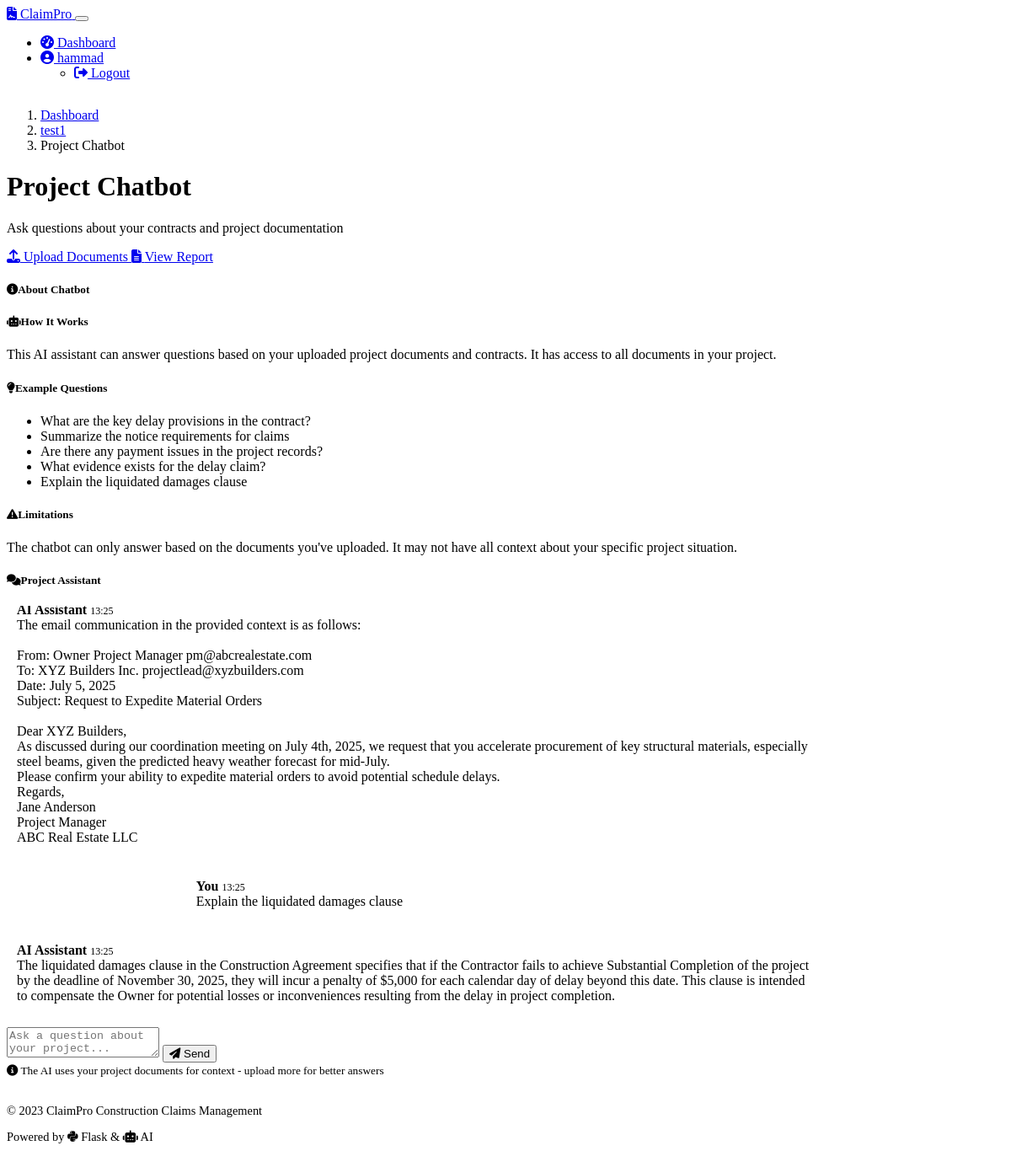
Page /project/2/chat (signed in) on the earlier database version.
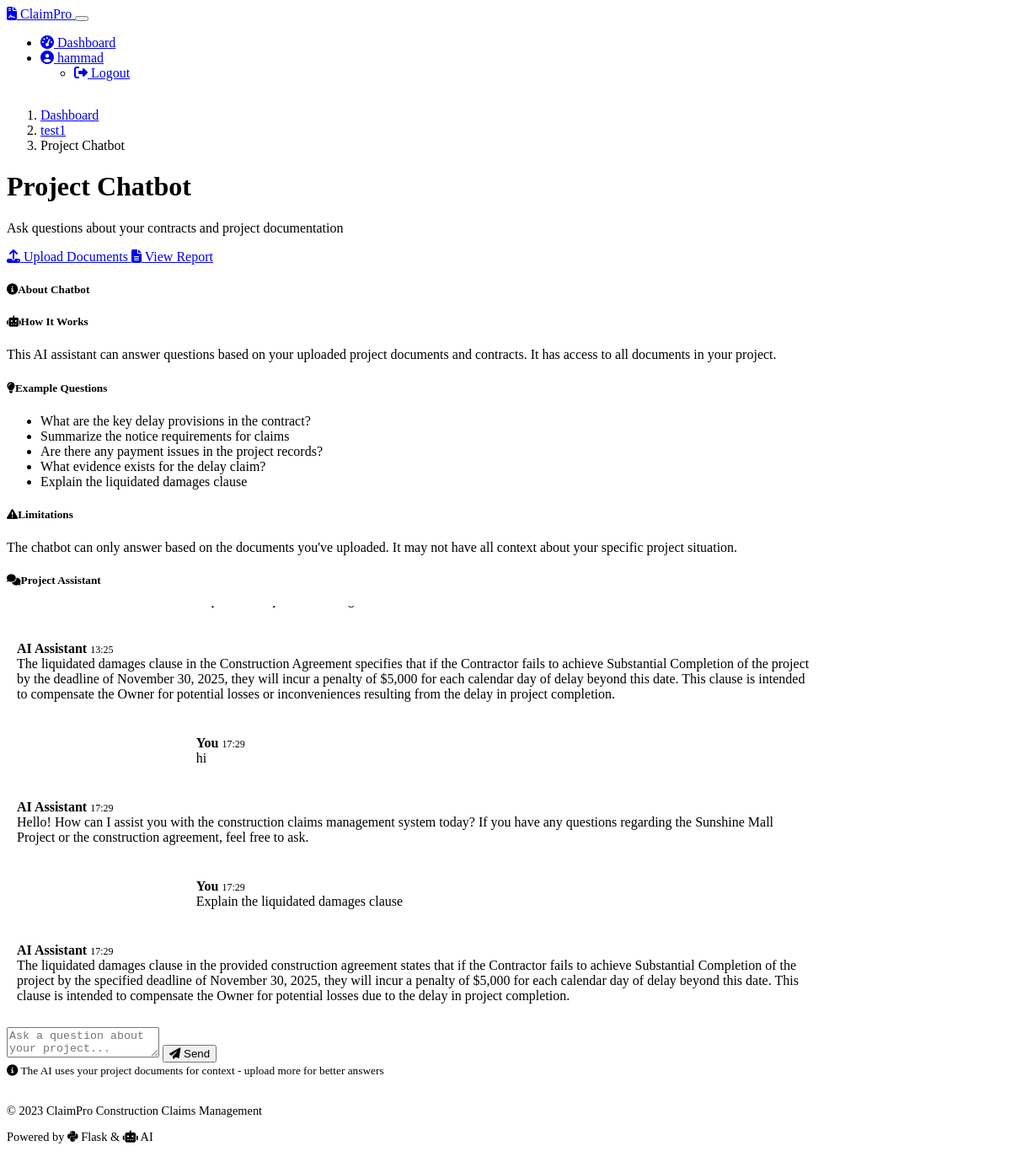
Same page on the later database version.
### models.py (models this page shows, shortened)
class User(UserMixin, db.Model):
    id = db.Column(db.Integer, primary_key=True)
    username = db.Column(db.String(64), unique=True, nullable=False)
    email = db.Column(db.String(120), unique=True, nullable=False)
    password_hash = db.Column(db.String(256), nullable=False)
    projects = db.relationship('Project', backref='user', lazy=True, cascade="all, delete-orphan")

class Project(db.Model):
    id = db.Column(db.Integer, primary_key=True)
    user_id = db.Column(db.Integer, db.ForeignKey('user.id'), nullable=False)
    project_name = db.Column(db.String(120), nullable=False)
    created_at = db.Column(db.DateTime, default=datetime.utcnow)
    documents = db.relationship('Document', backref='project', lazy=True, cascade="all, delete-orphan")
    project_records = db.relationship('ProjectRecord', backref='project', lazy=True, cascade="all, delete-orphan")
    risks = db.relationship('Risk', backref='project', lazy=True, cascade="all, delete-orphan")
    entitlement_causation = db.relationship('EntitlementCausation', backref='project', lazy=True, cascade="all, delete-orphan")
    quantum = db.relationship('Quantum', backref='project', lazy=True, cascade="all, delete-orphan")
    counterclaims = db.relationship('Counterclaim', backref='project', lazy=True, cascade="all, delete-orphan")
    chat_messages = db.relationship('ChatMessage', backref='project', lazy=True, cascade="all, delete-orphan")

class ChatMessage(db.Model):
    id = db.Column(db.Integer, primary_key=True)
    project_id = db.Column(db.Integer, db.ForeignKey('project.id'), nullable=False)
    is_user = db.Column(db.Boolean, default=True)
    message = db.Column(db.Text, nullable=False)
    timestamp = db.Column(db.DateTime, default=datetime.utcnow)

### app.py (the view, shortened to what this page needs)
@app.route('/project/<int:project_id>/chat', methods=['GET', 'POST'])
@login_required
def chatbot(project_id):
    project = Project.query.get_or_404(project_id)
    if project.user_id != current_user.id:
        abort(403)
    form = ChatForm()
    chat_messages = ChatMessage.query.filter_by(project_id=project_id).order_by(ChatMessage.timestamp).all()
    return render_template('chatbot.html', project=project, form=form, chat_messages=chat_messages)

### forms.py
class ChatForm(FlaskForm):
    message = TextAreaField('Message', validators=[DataRequired()])
    submit = SubmitField('Send')

### app.py (called while the page is built)
@login_manager.user_loader
def load_user(user_id):
    return db.session.get(User, int(user_id))

### templates/chatbot.html (shortened to what this page needs)
{% extends 'base.html' %}
{% block content %}
<nav aria-label="breadcrumb" class="mb-4">
    <ol class="breadcrumb">
        <li class="breadcrumb-item"><a href="{{ url_for('dashboard') }}">Dashboard</a></li>
        <li class="breadcrumb-item"><a href="{{ url_for('upload_document', project_id=project.id) }}">{{ project.project_name }}</a></li>
        <li class="breadcrumb-item active">Project Chatbot</li>
    </ol>
</nav>
<div class="row mb-4">
    <div class="col-md-7">
        <h1 class="mb-2">Project Chatbot</h1>
        <p class="lead">Ask questions about your contracts and project documentation</p>
    </div>
    <div class="col-md-5 text-md-end d-flex flex-wrap justify-content-md-end gap-2">
        <a href="{{ url_for('upload_document', project_id=project.id) }}" class="btn btn-outline-primary">
            <i class="fas fa-upload me-1"></i> Upload Documents
        </a>
        <a href="{{ url_for('generate_report', project_id=project.id) }}" class="btn btn-success">
            <i class="fas fa-file-alt me-1"></i> View Report
        </a>
    </div>
</div>
<div class="row">
    <div class="col-lg-4 order-lg-2 mb-4">
        <div class="card shadow-sm h-100 fade-in-element">
            <div class="card-header bg-primary text-white">
                <h5 class="mb-0"><i class="fas fa-info-circle me-2"></i>About Chatbot</h5>
            </div>
            <div class="card-body">
                <div class="mb-4">
                    <h5><i class="fas fa-robot text-info me-2"></i>How It Works</h5>
                    <p>This AI assistant can answer questions based on your uploaded project documents and contracts. It has access to all documents in your project.</p>
                </div>
                <div class="mb-4">
                    <h5><i class="fas fa-lightbulb text-warning me-2"></i>Example Questions</h5>
                    <ul class="mb-0">
                        <li>What are the key delay provisions in the contract?</li>
                        <li>Summarize the notice requirements for claims</li>
                        <li>Are there any payment issues in the project records?</li>
                        <li>What evidence exists for the delay claim?</li>
                        <li>Explain the liquidated damages clause</li>
                    </ul>
                </div>
                <div class="mb-0">
                    <h5><i class="fas fa-exclamation-triangle text-danger me-2"></i>Limitations</h5>
                    <p class="mb-0">The chatbot can only answer based on the documents you've uploaded. It may not have all context about your specific project situation.</p>
                </div>
            </div>
        </div>
    </div>
    <div class="col-lg-8 order-lg-1">
        <div class="card shadow-sm mb-4 fade-in-element">
            <div class="card-header bg-info text-white">
                <h5 class="mb-0"><i class="fas fa-comments me-2"></i>Project Assistant</h5>
            </div>
            <div class="card-body">
                <div class="chat-container mb-4 p-3 bg-dark rounded">
                    {% if chat_messages %}
                        {% for message in chat_messages %}
                            <div class="chat-message {{ 'user-message' if message.is_user else 'ai-message' }}">
                                <div class="mb-1">
                                    <strong>{{ 'You' if message.is_user else 'AI Assistant' }}</strong>
                                    <span class="chat-timestamp">{{ message.timestamp.strftime('%H:%M') }}</span>
                                </div>
                                <div style="white-space: pre-wrap;">{{ message.message }}</div>
                            </div>
                        {% endfor %}
                    {% else %}
                        <div class="text-center py-5 text-muted">
                            <i class="fas fa-robot fa-3x mb-3"></i>
                            <h5>No messages yet</h5>
                            <p>Ask a question to start the conversation</p>
                        </div>
                    {% endif %}
                </div>
                <form method="POST">
                    <div class="input-group">
                        {{ form.message(class="form-control", placeholder="Ask a question about your project...", rows="2") }}
                        <button type="submit" class="btn btn-primary">
                            <i class="fas fa-paper-plane me-1"></i> Send
                        </button>
                    </div>
                </form>
            </div>
            <div class="card-footer bg-dark text-muted">
                <small><i class="fas fa-info-circle me-1"></i> The AI uses your project documents for context - upload more for better answers</small>
            </div>
        </div>
    </div>
</div>
{% endblock %}

### templates/base.html (shortened to what this page needs)
<!DOCTYPE html>
<html lang="en" data-bs-theme="dark">
<head>
    <link rel="stylesheet" href="https://cdn.replit.com/agent/bootstrap-agent-dark-theme.min.css">
    <link rel="stylesheet" href="https://cdnjs.cloudflare.com/ajax/libs/font-awesome/6.4.0/css/all.min.css">
    <link rel="stylesheet" href="{{ url_for('static', filename='styles.css') }}">
</head>
<body class="d-flex flex-column min-vh-100">
    <nav class="navbar navbar-expand-lg navbar-dark bg-primary">
        <div class="container">
            <a class="navbar-brand d-flex align-items-center" href="{{ url_for('index') }}">
                <i class="fas fa-file-contract me-2"></i>
                <span>ClaimPro</span>
            </a>
            <button class="navbar-toggler" type="button" data-bs-toggle="collapse" data-bs-target="#navbarNav">
            </button>
            <div class="collapse navbar-collapse" id="navbarNav">
                <ul class="navbar-nav ms-auto">
                    {% if current_user.is_authenticated %}
                    <li class="nav-item">
                        <a class="nav-link {% if request.endpoint == 'dashboard' %}active{% endif %}" href="{{ url_for('dashboard') }}">
                            <i class="fas fa-tachometer-alt me-1"></i> Dashboard
                        </a>
                    </li>
                    <li class="nav-item dropdown">
                        <a class="nav-link dropdown-toggle" href="#" id="userDropdown" role="button" data-bs-toggle="dropdown">
                            <i class="fas fa-user-circle me-1"></i> {{ current_user.username }}
                        </a>
                        <ul class="dropdown-menu dropdown-menu-end">
                            <li>
                                <a class="dropdown-item" href="{{ url_for('logout') }}">
                                    <i class="fas fa-sign-out-alt me-1"></i> Logout
                                </a>
                            </li>
                        </ul>
                    </li>
                    {% endif %}
                </ul>
            </div>
        </div>
    </nav>
    <main class="py-4">
        <div class="container">
            {% block content %}{% endblock %}
        </div>
    </main>
    <footer class="bg-dark text-light py-3 mt-auto">
        <div class="container">
            <div class="row">
                <div class="col-md-6">
                    <p class="mb-0">&copy; 2023 ClaimPro Construction Claims Management</p>
                </div>
                <div class="col-md-6 text-md-end">
                    <p class="mb-0">Powered by <i class="fab fa-python"></i> Flask & <i class="fas fa-robot"></i> AI</p>
                </div>
            </div>
        </div>
    </footer>
</body>
</html>

### static/styles.css (style rules this page uses)
body { min-height: 100vh; display: flex; flex-direction: column; }
main { flex: 1; }
footer { margin-top: auto; padding: 1rem 0; font-size: 0.9rem; }
.chat-container { max-height: 500px; overflow-y: auto; }
.chat-message { margin-bottom: 1rem; padding: 0.75rem; border-radius: 0.5rem; max-width: 80%; }
.user-message { background-color: rgba(var(--bs-primary-rgb), 0.1); border: 1px solid rgba(var(--bs-primary-rgb), 0.2); margin-left: auto; }
.ai-message { background-color: rgba(var(--bs-secondary-rgb), 0.1); border: 1px solid rgba(var(--bs-secondary-rgb), 0.2); margin-right: auto; }
.chat-timestamp { font-size: 0.75rem; color: var(--bs-secondary); }

Differences in the rows shown:
no longer on this page (row unchanged): ChatMessage: is_user "AI Assistant", timestamp "13:25", message "The email communication in the provided context is as follows: From: Owner Project Manager pm@abcrealestate.com To: XYZ Builders Inc. projectlead@xyzbuilders.com Date: July 5, 2025 Subject: Request to Expedite Material Orders Dear XYZ Builders, As discussed during our coordination meeting on July 4th, 2025, we request that you accelerate procurement of key structural materials, especially steel beams, given the predicted heavy weather forecast for mid-July. Please confirm your ability to expedite material orders to avoid potential schedule delays. Regards, Jane Anderson Project Manager ABC Real Estate LLC"
no longer on this page (row unchanged): ChatMessage: is_user "You", timestamp "13:25", message "Explain the liquidated damages clause"
added ChatMessage: is_user "You", timestamp "17:29", message "hi"
added ChatMessage: is_user "AI Assistant", timestamp "17:29", message "Hello! How can I assist you with the construction claims management system today? If you have any questions regarding the Sunshine Mall Project or the construction agreement, feel free to ask."
added ChatMessage: is_user "You", timestamp "17:29", message "Explain the liquidated damages clause"
added ChatMessage: is_user "AI Assistant", timestamp "17:29", message "The liquidated damages clause in the provided construction agreement states that if the Contractor fails to achieve Substantial Completion of the project by the specified deadline of November 30, 2025, they will incur a penalty of $5,000 for each calendar day of delay beyond this date. This clause is intended to compensate the Owner for potential losses due to the delay in project completion."
